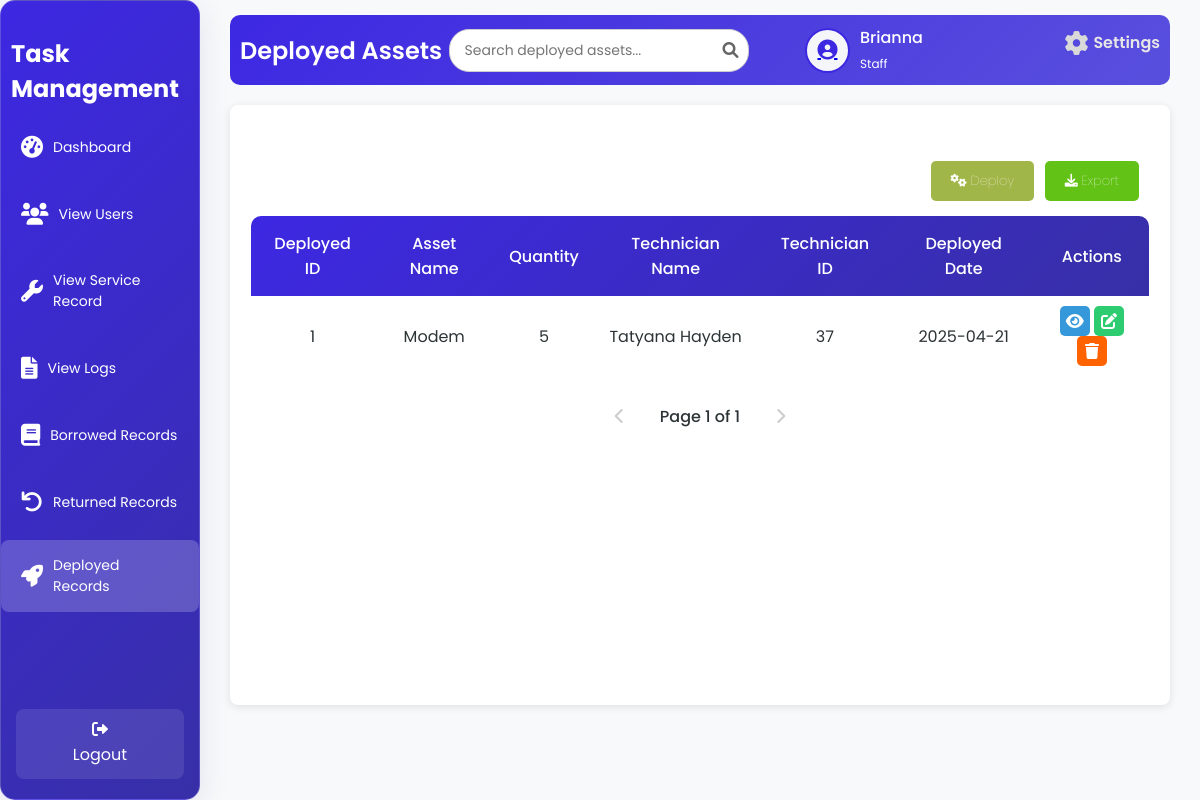
Page /deployedT.php (signed in) on the committed database.
### tables this page shows
CREATE TABLE `tbl_user` (
  `u_id` int(50) NOT NULL,
  `u_fname` varchar(200) NOT NULL,
  `u_lname` varchar(200) NOT NULL,
  `u_email` varchar(200) NOT NULL,
  `u_username` varchar(200) NOT NULL,
  `u_password` varchar(200) NOT NULL,
  `u_type` varchar(200) NOT NULL,
  `u_status` varchar(200) NOT NULL
);

CREATE TABLE `tbl_deployed` (
  `d_id` int(50) NOT NULL,
  `d_assets_name` varchar(100) NOT NULL,
  `d_quantity` int(50) NOT NULL,
  `d_technician_name` varchar(100) NOT NULL,
  `d_date` varchar(100) NOT NULL,
  `d_technician_id` int(50) NOT NULL
);

### deployedT.php (the view, shortened to what this page needs)
<?php
include 'db.php';
$username = $_SESSION['username'] ?? '';
$lastName = '';
$firstName = '';
$userType = '';
if ($conn) {
    $sql = "SELECT u_fname, u_lname, u_type FROM tbl_user WHERE u_username = ?";
    $stmt = $conn->prepare($sql);
    $stmt->bind_param("s", $username);
    $stmt->execute();
    $stmt->bind_result($firstName, $lastName, $userType);
    $limit = 10;
    $page = isset($_GET['page']) ? (int)$_GET['page'] : 1;
    $offset = ($page - 1) * $limit;
    $countQuery = "SELECT COUNT(*) as total FROM tbl_deployed";
    $countResult = $conn->query($countQuery);
    $totalRecords = $countResult->fetch_assoc()['total'];
    $totalPages = ceil($totalRecords / $limit);
    $sqlBorrowed = "SELECT d_id, d_assets_name, d_quantity, d_technician_name, d_technician_id, d_date
                    FROM tbl_deployed
                    LIMIT ?, ?";
    $stmt = $conn->prepare($sqlBorrowed);
    $stmt->bind_param("ii", $offset, $limit);
    $stmt->execute();
    $resultBorrowed = $stmt->get_result();
} else {
    echo "Database connection failed.";
    exit();
}
$avatarPath = $_SESSION['avatarPath'];
?>
<!DOCTYPE html>
<html lang="en">
<head>
    <link rel="stylesheet" href="deployed.css">
    <link rel="stylesheet" href="https://cdnjs.cloudflare.com/ajax/libs/font-awesome/6.0.0-beta3/css/all.min.css">
</head>
<body>
<div class="wrapper">
    <div class="sidebar glass-container">
        <h2>Task Management</h2>
        <ul>
            <li><a href="adminD.php"><i class="fas fa-tachometer-alt"></i> <span>Dashboard</span></a></li>
            <li><a href="viewU.php"><i class="fas fa-users"></i> <span>View Users</span></a></li>
            <li><a href="view_service_record.php"><i class="fas fa-wrench"></i> <span>View Service Record</span></a></li>
            <li><a href="logs.php"><i class="fas fa-file-alt"></i> <span>View Logs</span></a></li>
            <li><a href="borrowedT.php"><i class="fas fa-book"></i> <span>Borrowed Records</span></a></li>
            <li><a href="returnT.php"><i class="fas fa-undo"></i> <span>Returned Records</span></a></li>
            <li><a href="deployedT.php" class="active"><i class="fas fa-rocket"></i> <span>Deployed Records</span></a></li>
        </ul>
        <footer>
            <a href="index.php" class="back-home"><i class="fas fa-sign-out-alt"></i> Logout</a>
        </footer>
    </div>
    <div class="container">
        <div class="upper">
            <h1>Deployed Assets</h1>
            <div class="search-container">
                <input type="text" class="search-bar" id="searchInput" placeholder="Search deployed assets..." onkeyup="debouncedSearchDeployed()">
                <span class="search-icon"><i class="fas fa-search"></i></span>
            </div>
            <div class="user-profile">
                <div class="user-icon">
                    <a href="image.php">
                        <?php
                        $cleanAvatarPath = preg_replace('/\?\d+$/', '', $avatarPath);
                        if (!empty($avatarPath) && file_exists($cleanAvatarPath)) {
                            echo "<img src='" . htmlspecialchars($avatarPath, ENT_QUOTES, 'UTF-8') . "' alt='User Avatar'>";
                        } else {
                            echo "<i class='fas fa-user-circle'></i>";
                        }
                        ?>
                    </a>
                </div>
                <div class="user-details">
                    <span><?php echo htmlspecialchars($firstName, ENT_QUOTES, 'UTF-8'); ?></span>
                    <small><?php echo htmlspecialchars(ucfirst($userType), ENT_QUOTES, 'UTF-8'); ?></small>
                </div>
                <a href="settings.php" class="settings-link">
                    <i class="fas fa-cog"></i>
                    <span>Settings</span>
                </a>
            </div>
        </div>
        <div class="table-box glass-container">
            <div class="deployed">
                <div class="button-container">
                    <a href="deployA.php" class="return-btn"><i class="fas fa-cogs"></i> Deploy</a>
                    <a href="createTickets.php" class="export-btn"><i class="fas fa-download"></i> Export</a>
                </div>
                <table id="deployedTable">
                    <thead>
                        <tr>
                            <th>Deployed ID</th>
                            <th>Asset Name</th>
                            <th>Quantity</th>
                            <th>Technician Name</th>
                            <th>Technician ID</th>
                            <th>Deployed Date</th>
                            <th>Actions</th>
                        </tr>
                    </thead>
                    <tbody id="tableBody">
                        <?php
                        if ($resultBorrowed && $resultBorrowed->num_rows > 0) {
                            while ($row = $resultBorrowed->fetch_assoc()) {
                                echo "<tr>
                                        <td>{$row['d_id']}</td>
                                        <td>" . (isset($row['d_assets_name']) ? htmlspecialchars($row['d_assets_name'], ENT_QUOTES, 'UTF-8') : 'N/A') . "</td>
                                        <td>{$row['d_quantity']}</td>
                                        <td>{$row['d_technician_name']}</td>
                                        <td>{$row['d_technician_id']}</td>
                                        <td>{$row['d_date']}</td>
                                        <td>
                                            <a class='view-btn' onclick=\"showViewModal('{$row['d_id']}', '" . htmlspecialchars($row['d_assets_name'], ENT_QUOTES, 'UTF-8') . "', '{$row['d_quantity']}', '{$row['d_technician_name']}', '{$row['d_technician_id']}', '{$row['d_date']}')\" title='View'><i class='fas fa-eye'></i></a>
                                            <a href='editD.php?id={$row['d_id']}' class='edit-btn' title='Edit'><i class='fas fa-edit'></i></a>
                                            <a class='delete-btn' onclick=\"showDeleteModal('{$row['d_id']}', '" . htmlspecialchars($row['d_assets_name'], ENT_QUOTES, 'UTF-8') . "')\" title='Delete'><i class='fas fa-trash'></i></a>
                                        </td>
                                      </tr>";
                            }
                        } else {
                            echo "<tr><td colspan='7'>No deployed assets found.</td></tr>";
                        }
                        ?>
                    </tbody>
                </table>
                <div class="pagination" id="deployed-pagination">
                    <?php if ($page > 1): ?>
                        <a href="?page=<?php echo $page - 1; ?>" class="pagination-link"><i class="fas fa-chevron-left"></i></a>
                    <?php else: ?>
                        <span class="pagination-link disabled"><i class="fas fa-chevron-left"></i></span>
                    <?php endif; ?>
                    <span class="current-page">Page <?php echo $page; ?> of <?php echo $totalPages; ?></span>
                    <?php if ($page < $totalPages): ?>
                        <a href="?page=<?php echo $page + 1; ?>" class="pagination-link"><i class="fas fa-chevron-right"></i></a>
                    <?php else: ?>
                        <span class="pagination-link disabled"><i class="fas fa-chevron-right"></i></span>
                    <?php endif; ?>
                </div>
            </div>
        </div>
    </div>
</div>
</body>
</html>

### rows in the picture
tbl_user: u_fname "Brianna", u_type "Staff"
tbl_deployed: d_id "1", d_assets_name "Modem", d_quantity "5", d_technician_name "Tatyana Hayden", d_technician "37", d_date "2025-04-21"

### other values in the picture
$page "1"
$totalPages "1"
